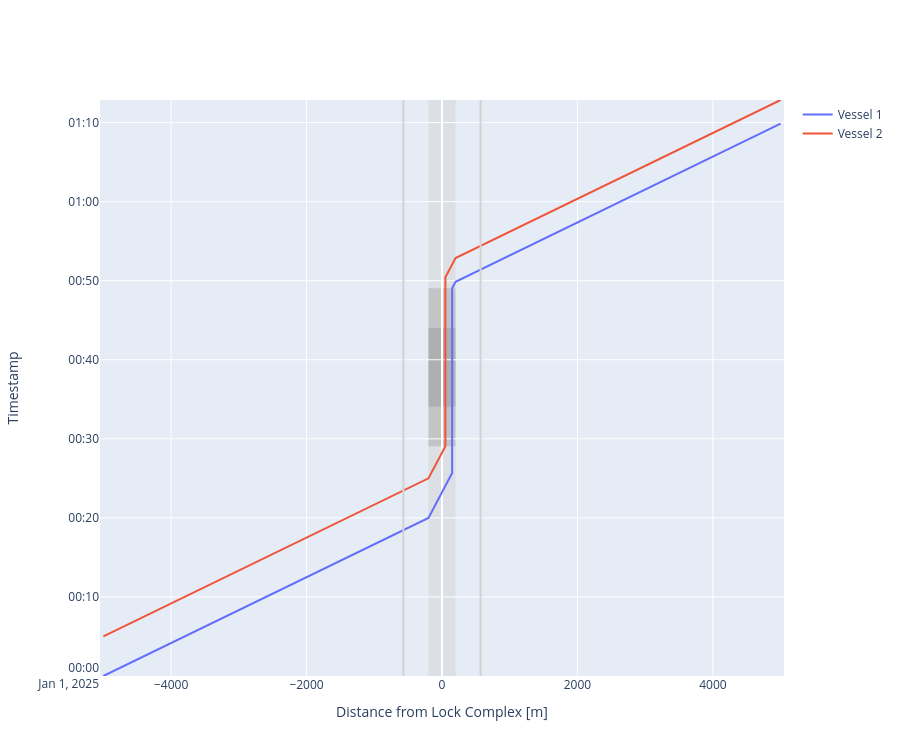

This figure's notebook cell:
### Markdown cell above
##### Time-distance diagram
The time-distance diagram confirms the above.

### Code cell
def cm_to_pixels(cm):
    return cm * 37.8 # Set figure height to 10 cmfig.update_layout(height=cm_to_pixels(10))

# We can plot the time-distance diagram
fig = lock_chamber.plot(xlimmin = -5050, 
                        xlimmax = 5050, 
                        method='Plotly')

fig.update_layout(height=cm_to_pixels(20))

### Figure 1 — Plotly figure (JSON) as saved in the notebook; plotly's stock layout.template omitted (floating-point values rounded to 4 significant figures)
{"data": [{"mode": "lines", "name": "Vessel 1", "type": "scatter", "x": [-5000.0, -5000.0, -200.0, -200.0, 150.0, 150.0, 150.0, 150.0, 150.0, 150.0, 150.0, 150.0, 200.0, 200.0, 5000.0, 5000.0], "xaxis": "x", "y": ["2025-01-01T00:00:00", "2025-01-01T00:00:00", "2025-01-01T00:20:00", "2025-01-01T00:20:00", "2025-01-01T00:25:40.172786", "2025-01-01T00:29:02.980562", "2025-01-01T00:34:02.980562", "2025-01-01T00:34:02.980562", "2025-01-01T00:44:02.980562", "2025-01-01T00:44:02.980562", "2025-01-01T00:49:02.980562", "2025-01-01T00:49:02.980562", "2025-01-01T00:49:51.576674", "2025-01-01T00:49:51.576674", "2025-01-01T01:09:51.576674", "2025-01-01T01:09:51.576674"], "yaxis": "y"}, {"mode": "lines", "name": "Vessel 2", "type": "scatter", "x": [-5000.0, -5000.0, -200.0, -200.0, 50.0, 50.0, 50.0, 50.0, 50.0, 50.0, 50.0, 50.0, 50.0, 50.0, 200.0, 200.0, 5000.0, 5000.0], "xaxis": "x", "y": ["2025-01-01T00:05:00", "2025-01-01T00:05:00", "2025-01-01T00:25:00", "2025-01-01T00:25:00", "2025-01-01T00:29:02.980562", "2025-01-01T00:29:02.980562", "2025-01-01T00:34:02.980562", "2025-01-01T00:34:02.980562", "2025-01-01T00:44:02.980562", "2025-01-01T00:44:02.980562", "2025-01-01T00:49:02.980562", "2025-01-01T00:49:02.980562", "2025-01-01T00:50:25.788337", "2025-01-01T00:50:25.788337", "2025-01-01T00:52:51.576674", "2025-01-01T00:52:51.576674", "2025-01-01T01:12:51.576674", "2025-01-01T01:12:51.576674"], "yaxis": "y"}], "layout": {"height": 756, "shapes": [{"fillcolor": "lightgrey", "layer": "below", "line": {"width": 0}, "name": "Lock Geometry", "opacity": 0.5, "type": "rect", "x0": -200, "x1": 200, "y0": "2025-01-01T00:00:00", "y1": "2025-01-01T01:12:51.576674"}, {"fillcolor": "darkgrey", "layer": "below", "line": {"width": 0}, "name": "Lock gate closing", "opacity": 0.5, "type": "rect", "x0": -200, "x1": 200, "xref": "x", "y0": "2025-01-01T00:29:02.980562", "y1": "2025-01-01T00:34:02.980562", "yref": "y"}, {"fillcolor": "grey", "layer": "below", "line": {"width": 0}, "name": "Lock levelling", "opacity": 0.5, "type": "rect", "x0": -200, "x1": 200, "xref": "x", "y0": "2025-01-01T00:34:02.980562", "y1": "2025-01-01T00:44:02.980562", "yref": "y"}, {"fillcolor": "darkgrey", "layer": "below", "line": {"width": 0}, "name": "Lock gate opening", "opacity": 0.5, "type": "rect", "x0": -200, "x1": 200, "xref": "x", "y0": "2025-01-01T00:44:02.980562", "y1": "2025-01-01T00:49:02.980562", "yref": "y"}, {"line": {"color": "lightgrey"}, "type": "line", "x0": -570, "x1": -570, "xref": "x", "y0": 0, "y1": 1, "yref": "y domain"}, {"line": {"color": "lightgrey"}, "type": "line", "x0": 570, "x1": 570, "xref": "x", "y0": 0, "y1": 1, "yref": "y domain"}], "showlegend": true, "xaxis": {"anchor": "y", "domain": [0, 1], "range": [-5050, 5050], "title": {"text": "Distance from Lock Complex [m]"}}, "yaxis": {"anchor": "x", "domain": [0, 1], "range": ["2025-01-01T00:00:00", "2025-01-01T01:12:51.576674"], "title": {"text": "Timestamp"}}}}
